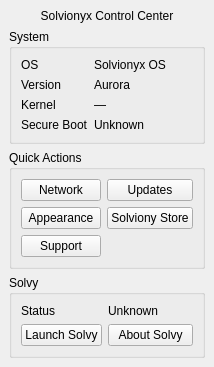
<?xml version="1.0" encoding="UTF-8"?>
<ui version="4.0">
 <class>MainWindow</class>
 <widget class="QMainWindow" name="MainWindow">
  <property name="windowTitle">
   <string>Solvionyx Control Center</string>
  </property>
  <widget class="QWidget" name="centralwidget">
   <layout class="QVBoxLayout" name="verticalLayout">
    <item>
     <widget class="QLabel" name="headerLabel">
      <property name="text">
       <string>Solvionyx Control Center</string>
      </property>
      <property name="alignment">
       <set>Qt::AlignCenter</set>
      </property>
     </widget>
    </item>

    <item>
     <widget class="QGroupBox" name="systemGroup">
      <property name="title">
       <string>System</string>
      </property>
      <layout class="QFormLayout" name="formLayout">
       <item row="0" column="0"><widget class="QLabel" name="label_1"><property name="text"><string>OS</string></property></widget></item>
       <item row="0" column="1"><widget class="QLabel" name="osLabel"><property name="text"><string>Solvionyx OS</string></property></widget></item>

       <item row="1" column="0"><widget class="QLabel" name="label_2"><property name="text"><string>Version</string></property></widget></item>
       <item row="1" column="1"><widget class="QLabel" name="verLabel"><property name="text"><string>Aurora</string></property></widget></item>

       <item row="2" column="0"><widget class="QLabel" name="label_3"><property name="text"><string>Kernel</string></property></widget></item>
       <item row="2" column="1"><widget class="QLabel" name="kernelLabel"><property name="text"><string>—</string></property></widget></item>

       <item row="3" column="0"><widget class="QLabel" name="label_4"><property name="text"><string>Secure Boot</string></property></widget></item>
       <item row="3" column="1"><widget class="QLabel" name="secureBootLabel"><property name="text"><string>Unknown</string></property></widget></item>
      </layout>
     </widget>
    </item>

    <item>
     <widget class="QGroupBox" name="actionsGroup">
      <property name="title">
       <string>Quick Actions</string>
      </property>
      <layout class="QGridLayout" name="gridLayout">
       <item row="0" column="0"><widget class="QPushButton" name="networkBtn"><property name="text"><string>Network</string></property></widget></item>
       <item row="0" column="1"><widget class="QPushButton" name="updatesBtn"><property name="text"><string>Updates</string></property></widget></item>
       <item row="1" column="0"><widget class="QPushButton" name="appearanceBtn"><property name="text"><string>Appearance</string></property></widget></item>
       <item row="1" column="1"><widget class="QPushButton" name="storeBtn"><property name="text"><string>Solviony Store</string></property></widget></item>
       <item row="2" column="0"><widget class="QPushButton" name="supportBtn"><property name="text"><string>Support</string></property></widget></item>
      </layout>
     </widget>
    </item>

    <item>
     <widget class="QGroupBox" name="solvyGroup">
      <property name="title">
       <string>Solvy</string>
      </property>
      <layout class="QFormLayout" name="formLayout_2">
       <item row="0" column="0"><widget class="QLabel" name="label_5"><property name="text"><string>Status</string></property></widget></item>
       <item row="0" column="1"><widget class="QLabel" name="solvyStatusLabel"><property name="text"><string>Unknown</string></property></widget></item>
       <item row="1" column="0"><widget class="QPushButton" name="solvyLaunchBtn"><property name="text"><string>Launch Solvy</string></property></widget></item>
       <item row="1" column="1"><widget class="QPushButton" name="solvyInfoBtn"><property name="text"><string>About Solvy</string></property></widget></item>
      </layout>
     </widget>
    </item>

   </layout>
  </widget>
 </widget>
 <resources/>
 <connections/>
</ui>
